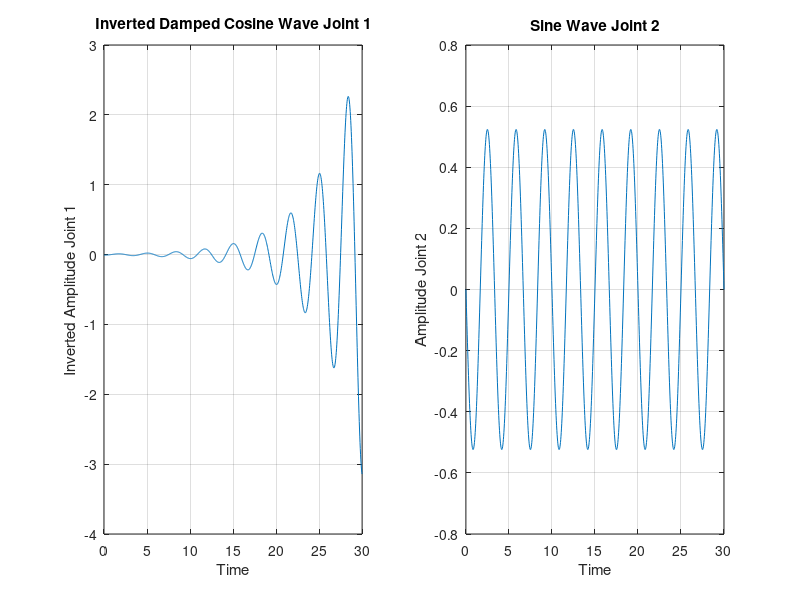

The MATLAB script that drew this image:
% % Parameters
lambda1 = 0.2;            % Adjust decay
omega1 = 3*pi/5;         % Adjust number of oscillationsc
phi1 = pi;          

lambda2 = 5;            % Adjust decay
omega2 = 3*pi/5;         % Adjust number of oscillations
phi2 = pi;
% Time array
t = linspace(0, 30, 1000)';

% Function
y1 = pi * exp(-lambda1 * t) .* cos(omega1 * t + phi1);
y2 = pi/6* sin(omega2 * t + phi2);

% Invert y values
y1_inverted = flipud(y1);

% Create a matrix with time and inverted y values
data = [t, y1_inverted, y2];

% Write the matrix to a CSV file
csvwrite('inverted_damped_cosine_wave.csv', data);

% Plot
figure
subplot(1,2,1)
plot(t, y1_inverted)
xlabel('Time')
ylabel('Inverted Amplitude Joint 1')
title('Inverted Damped Cosine Wave Joint 1')
grid on;

% Plot
subplot(1,2,2)
plot(t, y2)
xlabel('Time')
ylabel('Amplitude Joint 2')
title('Sine Wave Joint 2')
grid on;
